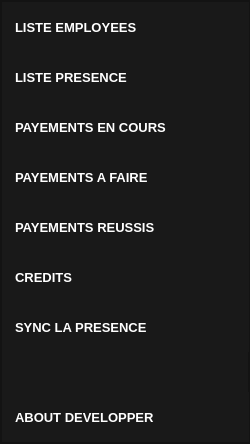
           <widget class="QFrame" name="SideBar_Frame">
            <property name="sizePolicy">
             <sizepolicy hsizetype="Preferred" vsizetype="Preferred">
              <horstretch>0</horstretch>
              <verstretch>0</verstretch>
             </sizepolicy>
            </property>
            <property name="minimumSize">
             <size>
              <width>250</width>
              <height>0</height>
             </size>
            </property>
            <property name="maximumSize">
             <size>
              <width>250</width>
              <height>16777215</height>
             </size>
            </property>
            <property name="styleSheet">
             <string notr="true">.QFrame{
background:rgb(25, 25, 25);
}</string>
            </property>
            <property name="frameShape">
             <enum>QFrame::StyledPanel</enum>
            </property>
            <property name="frameShadow">
             <enum>QFrame::Raised</enum>
            </property>
            <layout class="QVBoxLayout" name="verticalLayout_3" stretch="0">
             <property name="spacing">
              <number>0</number>
             </property>
             <property name="leftMargin">
              <number>0</number>
             </property>
             <property name="topMargin">
              <number>0</number>
             </property>
             <property name="rightMargin">
              <number>0</number>
             </property>
             <property name="bottomMargin">
              <number>0</number>
             </property>
             <item>
              <widget class="QFrame" name="SideBar_Frame_Buttons">
               <property name="sizePolicy">
                <sizepolicy hsizetype="Preferred" vsizetype="Preferred">
                 <horstretch>0</horstretch>
                 <verstretch>0</verstretch>
                </sizepolicy>
               </property>
               <property name="styleSheet">
                <string notr="true"/>
               </property>
               <property name="frameShape">
                <enum>QFrame::StyledPanel</enum>
               </property>
               <property name="frameShadow">
                <enum>QFrame::Raised</enum>
               </property>
               <property name="lineWidth">
                <number>1</number>
               </property>
               <layout class="QVBoxLayout" name="verticalLayout_5" stretch="0,0,0,0,0,0,0,0,0">
                <property name="spacing">
                 <number>0</number>
                </property>
                <property name="leftMargin">
                 <number>0</number>
                </property>
                <property name="topMargin">
                 <number>0</number>
                </property>
                <property name="rightMargin">
                 <number>0</number>
                </property>
                <property name="bottomMargin">
                 <number>0</number>
                </property>
                <item>
                 <widget class="QPushButton" name="liste_employee_btn">
                  <property name="sizePolicy">
                   <sizepolicy hsizetype="Preferred" vsizetype="Preferred">
                    <horstretch>0</horstretch>
                    <verstretch>0</verstretch>
                   </sizepolicy>
                  </property>
                  <property name="minimumSize">
                   <size>
                    <width>250</width>
                    <height>50</height>
                   </size>
                  </property>
                  <property name="maximumSize">
                   <size>
                    <width>250</width>
                    <height>50</height>
                   </size>
                  </property>
                  <property name="sizeIncrement">
                   <size>
                    <width>0</width>
                    <height>0</height>
                   </size>
                  </property>
                  <property name="palette">
                   <palette>
                    <active>
                     <colorrole role="WindowText">
                      <brush brushstyle="SolidPattern">
                       <color alpha="255">
                        <red>255</red>
                        <green>255</green>
                        <blue>255</blue>
                       </color>
                      </brush>
                     </colorrole>
                     <colorrole role="Button">
                      <brush brushstyle="SolidPattern">
                       <color alpha="255">
                        <red>25</red>
                        <green>25</green>
                        <blue>25</blue>
                       </color>
                      </brush>
                     </colorrole>
                     <colorrole role="Text">
                      <brush brushstyle="SolidPattern">
                       <color alpha="255">
                        <red>255</red>
                        <green>255</green>
                        <blue>255</blue>
                       </color>
                      </brush>
                     </colorrole>
                     <colorrole role="ButtonText">
                      <brush brushstyle="SolidPattern">
                       <color alpha="255">
                        <red>255</red>
                        <green>255</green>
                        <blue>255</blue>
                       </color>
                      </brush>
                     </colorrole>
                     <colorrole role="Base">
                      <brush brushstyle="SolidPattern">
                       <color alpha="255">
                        <red>25</red>
                        <green>25</green>
                        <blue>25</blue>
                       </color>
                      </brush>
                     </colorrole>
                     <colorrole role="Window">
                      <brush brushstyle="SolidPattern">
                       <color alpha="255">
                        <red>25</red>
                        <green>25</green>
                        <blue>25</blue>
                       </color>
                      </brush>
                     </colorrole>
                     <colorrole role="PlaceholderText">
                      <brush brushstyle="NoBrush">
                       <color alpha="128">
                        <red>255</red>
                        <green>255</green>
                        <blue>255</blue>
                       </color>
                      </brush>
                     </colorrole>
                    </active>
                    <inactive>
                     <colorrole role="WindowText">
                      <brush brushstyle="SolidPattern">
                       <color alpha="255">
                        <red>255</red>
                        <green>255</green>
                        <blue>255</blue>
                       </color>
                      </brush>
                     </colorrole>
                     <colorrole role="Button">
                      <brush brushstyle="SolidPattern">
                       <color alpha="255">
                        <red>25</red>
                        <green>25</green>
                        <blue>25</blue>
                       </color>
                      </brush>
                     </colorrole>
                     <colorrole role="Text">
                      <brush brushstyle="SolidPattern">
                       <color alpha="255">
                        <red>255</red>
                        <green>255</green>
                        <blue>255</blue>
                       </color>
                      </brush>
                     </colorrole>
                     <colorrole role="ButtonText">
                      <brush brushstyle="SolidPattern">
                       <color alpha="255">
                        <red>255</red>
                        <green>255</green>
                        <blue>255</blue>
                       </color>
                      </brush>
                     </colorrole>
                     <colorrole role="Base">
                      <brush brushstyle="SolidPattern">
                       <color alpha="255">
                        <red>25</red>
                        <green>25</green>
                        <blue>25</blue>
                       </color>
                      </brush>
                     </colorrole>
                     <colorrole role="Window">
                      <brush brushstyle="SolidPattern">
                       <color alpha="255">
                        <red>25</red>
                        <green>25</green>
                        <blue>25</blue>
                       </color>
                      </brush>
                     </colorrole>
                     <colorrole role="PlaceholderText">
                      <brush brushstyle="NoBrush">
                       <color alpha="128">
                        <red>255</red>
                        <green>255</green>
                        <blue>255</blue>
                       </color>
                      </brush>
                     </colorrole>
                    </inactive>
                    <disabled>
                     <colorrole role="WindowText">
                      <brush brushstyle="SolidPattern">
                       <color alpha="255">
                        <red>255</red>
                        <green>255</green>
                        <blue>255</blue>
                       </color>
                      </brush>
                     </colorrole>
                     <colorrole role="Button">
                      <brush brushstyle="SolidPattern">
                       <color alpha="255">
                        <red>25</red>
                        <green>25</green>
                        <blue>25</blue>
                       </color>
                      </brush>
                     </colorrole>
                     <colorrole role="Text">
                      <brush brushstyle="SolidPattern">
                       <color alpha="255">
                        <red>255</red>
                        <green>255</green>
                        <blue>255</blue>
                       </color>
                      </brush>
                     </colorrole>
                     <colorrole role="ButtonText">
                      <brush brushstyle="SolidPattern">
                       <color alpha="255">
                        <red>255</red>
                        <green>255</green>
                        <blue>255</blue>
                       </color>
                      </brush>
                     </colorrole>
                     <colorrole role="Base">
                      <brush brushstyle="SolidPattern">
                       <color alpha="255">
                        <red>25</red>
                        <green>25</green>
                        <blue>25</blue>
                       </color>
                      </brush>
                     </colorrole>
                     <colorrole role="Window">
                      <brush brushstyle="SolidPattern">
                       <color alpha="255">
                        <red>25</red>
                        <green>25</green>
                        <blue>25</blue>
                       </color>
                      </brush>
                     </colorrole>
                     <colorrole role="PlaceholderText">
                      <brush brushstyle="NoBrush">
                       <color alpha="128">
                        <red>255</red>
                        <green>255</green>
                        <blue>255</blue>
                       </color>
                      </brush>
                     </colorrole>
                    </disabled>
                   </palette>
                  </property>
                  <property name="font">
                   <font>
                    <pointsize>10</pointsize>
                    <weight>75</weight>
                    <bold>true</bold>
                    <stylestrategy>PreferDefault</stylestrategy>
                   </font>
                  </property>
                  <property name="mouseTracking">
                   <bool>false</bool>
                  </property>
                  <property name="autoFillBackground">
                   <bool>false</bool>
                  </property>
                  <property name="styleSheet">
                   <string notr="true">QPushButton {
	background-color: rgb(25, 25, 25);
	color: rgb(255, 255, 255);
	border: none;
	border-left: 3px solid rgb(25, 25, 25);
	text-align: left;
	padding-left: 10px;
}

QPushButton::hover {
	color:rgb(255, 234, 8);
	border-left: 3px solid rgb(255, 234, 8);
	background-color: rgb(18, 18, 18);
}

QPushButton::pressed {
	color:rgb(0,0,0);
	border-left: 3px solid rgb(255, 234, 8);
	background-color:  rgb(255, 234, 8);
}

</string>
                  </property>
                  <property name="text">
                   <string>LISTE EMPLOYEES</string>
                  </property>
                  <property name="icon">
                   <iconset>
                    <normaloff>../assets/employee.png</normaloff>../assets/employee.png</iconset>
                  </property>
                  <property name="iconSize">
                   <size>
                    <width>30</width>
                    <height>30</height>
                   </size>
                  </property>
                  <property name="autoDefault">
                   <bool>false</bool>
                  </property>
                 </widget>
                </item>
                <item>
                 <widget class="QPushButton" name="liste_presence_btn">
                  <property name="sizePolicy">
                   <sizepolicy hsizetype="Preferred" vsizetype="Preferred">
                    <horstretch>0</horstretch>
                    <verstretch>0</verstretch>
                   </sizepolicy>
                  </property>
                  <property name="minimumSize">
                   <size>
                    <width>250</width>
                    <height>50</height>
                   </size>
                  </property>
                  <property name="maximumSize">
                   <size>
                    <width>250</width>
                    <height>50</height>
                   </size>
                  </property>
                  <property name="font">
                   <font>
                    <pointsize>10</pointsize>
                    <weight>75</weight>
                    <bold>true</bold>
                   </font>
                  </property>
                  <property name="styleSheet">
                   <string notr="true">QPushButton {
	background-color: rgb(25, 25, 25);
	color: rgb(255, 255, 255);
	border: none;
	border-left: 3px solid rgb(25, 25, 25);
	text-align: left;
	padding-left: 10px;
}

QPushButton::hover {
	color:rgb(255, 234, 8);
	border-left: 3px solid rgb(255, 234, 8);
	background-color: rgb(18, 18, 18);
}

QPushButton::pressed {
	color:rgb(0,0,0);
	border-left: 3px solid rgb(255, 234, 8);
	background-color:  rgb(255, 234, 8);
}

</string>
                  </property>
                  <property name="text">
                   <string>LISTE PRESENCE</string>
                  </property>
                  <property name="icon">
                   <iconset>
                    <normaloff>../assets/schedule.png</normaloff>../assets/schedule.png</iconset>
                  </property>
                  <property name="iconSize">
                   <size>
                    <width>30</width>
                    <height>30</height>
                   </size>
                  </property>
                 </widget>
                </item>
                <item>
                 <widget class="QPushButton" name="payements_en_cours_btn">
                  <property name="sizePolicy">
                   <sizepolicy hsizetype="Preferred" vsizetype="Preferred">
                    <horstretch>0</horstretch>
                    <verstretch>0</verstretch>
                   </sizepolicy>
                  </property>
                  <property name="minimumSize">
                   <size>
                    <width>250</width>
                    <height>50</height>
                   </size>
                  </property>
                  <property name="maximumSize">
                   <size>
                    <width>250</width>
                    <height>50</height>
                   </size>
                  </property>
                  <property name="font">
                   <font>
                    <pointsize>10</pointsize>
                    <weight>75</weight>
                    <bold>true</bold>
                   </font>
                  </property>
                  <property name="styleSheet">
                   <string notr="true">QPushButton {
	background-color: rgb(25, 25, 25);
	color: rgb(255, 255, 255);
	border: none;
	border-left: 3px solid rgb(25, 25, 25);
	text-align: left;
	padding-left: 10px;
}

QPushButton::hover {
	color:rgb(255, 234, 8);
	border-left: 3px solid rgb(255, 234, 8);
	background-color: rgb(18, 18, 18);
}

QPushButton::pressed {
	color:rgb(0,0,0);
	border-left: 3px solid rgb(255, 234, 8);
	background-color:  rgb(255, 234, 8);
}

</string>
                  </property>
                  <property name="text">
                   <string>PAYEMENTS EN COURS</string>
                  </property>
                  <property name="icon">
                   <iconset>
                    <normaloff>../assets/time-is-money.png</normaloff>../assets/time-is-money.png</iconset>
                  </property>
                  <property name="iconSize">
                   <size>
                    <width>30</width>
                    <height>30</height>
                   </size>
                  </property>
                 </widget>
                </item>
                <item>
                 <widget class="QPushButton" name="payements_a_faire_btn">
                  <property name="sizePolicy">
                   <sizepolicy hsizetype="Preferred" vsizetype="Preferred">
                    <horstretch>0</horstretch>
                    <verstretch>0</verstretch>
                   </sizepolicy>
                  </property>
                  <property name="minimumSize">
                   <size>
                    <width>250</width>
                    <height>50</height>
                   </size>
                  </property>
                  <property name="maximumSize">
                   <size>
                    <width>250</width>
                    <height>50</height>
                   </size>
                  </property>
                  <property name="font">
                   <font>
                    <pointsize>10</pointsize>
                    <weight>75</weight>
                    <bold>true</bold>
                   </font>
                  </property>
                  <property name="styleSheet">
                   <string notr="true">QPushButton {
	background-color: rgb(25, 25, 25);
	color: rgb(255, 255, 255);
	border: none;
	border-left: 3px solid rgb(25, 25, 25);
	text-align: left;
	padding-left: 10px;
}

QPushButton::hover {
	color:rgb(255, 234, 8);
	border-left: 3px solid rgb(255, 234, 8);
	background-color: rgb(18, 18, 18);
}

QPushButton::pressed {
	color:rgb(0,0,0);
	border-left: 3px solid rgb(255, 234, 8);
	background-color:  rgb(255, 234, 8);
}

</string>
                  </property>
                  <property name="text">
                   <string>PAYEMENTS A FAIRE</string>
                  </property>
                  <property name="icon">
                   <iconset>
                    <normaloff>../assets/cash-payment.png</normaloff>../assets/cash-payment.png</iconset>
                  </property>
                  <property name="iconSize">
                   <size>
                    <width>30</width>
                    <height>30</height>
                   </size>
                  </property>
                 </widget>
                </item>
                <item>
                 <widget class="QPushButton" name="payements_reussis_btn">
                  <property name="sizePolicy">
                   <sizepolicy hsizetype="Preferred" vsizetype="Preferred">
                    <horstretch>0</horstretch>
                    <verstretch>0</verstretch>
                   </sizepolicy>
                  </property>
                  <property name="minimumSize">
                   <size>
                    <width>250</width>
                    <height>50</height>
                   </size>
                  </property>
                  <property name="maximumSize">
                   <size>
                    <width>250</width>
                    <height>50</height>
                   </size>
                  </property>
                  <property name="font">
                   <font>
                    <pointsize>10</pointsize>
                    <weight>75</weight>
                    <bold>true</bold>
                   </font>
                  </property>
                  <property name="styleSheet">
                   <string notr="true">QPushButton {
	background-color: rgb(25, 25, 25);
	color: rgb(255, 255, 255);
	border: none;
	border-left: 3px solid rgb(25, 25, 25);
	text-align: left;
	padding-left: 10px;
}

QPushButton::hover {
	color:rgb(255, 234, 8);
	border-left: 3px solid rgb(255, 234, 8);
	background-color: rgb(18, 18, 18);
}

QPushButton::pressed {
	color:rgb(0,0,0);
	border-left: 3px solid rgb(255, 234, 8);
	background-color:  rgb(255, 234, 8);
}

</string>
                  </property>
                  <property name="text">
                   <string>PAYEMENTS REUSSIS</string>
                  </property>
                  <property name="icon">
                   <iconset>
                    <normaloff>../assets/business.png</normaloff>../assets/business.png</iconset>
                  </property>
                  <property name="iconSize">
                   <size>
                    <width>30</width>
                    <height>30</height>
                   </size>
                  </property>
                 </widget>
                </item>
                <item>
                 <widget class="QPushButton" name="credits_btn">
                  <property name="minimumSize">
                   <size>
                    <width>250</width>
                    <height>50</height>
                   </size>
                  </property>
                  <property name="maximumSize">
                   <size>
                    <width>250</width>
                    <height>50</height>
                   </size>
                  </property>
                  <property name="font">
                   <font>
                    <pointsize>10</pointsize>
                    <weight>75</weight>
                    <bold>true</bold>
                   </font>
                  </property>
                  <property name="styleSheet">
                   <string notr="true">QPushButton {
	background-color: rgb(25, 25, 25);
	color: rgb(255, 255, 255);
	border: none;
	border-left: 3px solid rgb(25, 25, 25);
	text-align: left;
	padding-left: 10px;
}

QPushButton::hover {
	color:rgb(255, 234, 8);
	border-left: 3px solid rgb(255, 234, 8);
	background-color: rgb(18, 18, 18);
}

QPushButton::pressed {
	color:rgb(0,0,0);
	border-left: 3px solid rgb(255, 234, 8);
	background-color:  rgb(255, 234, 8);
}

</string>
                  </property>
                  <property name="text">
                   <string>CREDITS </string>
                  </property>
                  <property name="icon">
                   <iconset>
                    <normaloff>../assets/cashback.png</normaloff>../assets/cashback.png</iconset>
                  </property>
                  <property name="iconSize">
                   <size>
                    <width>30</width>
                    <height>30</height>
                   </size>
                  </property>
                 </widget>
                </item>
                <item>
                 <widget class="QPushButton" name="sync_date_btn">
                  <property name="minimumSize">
                   <size>
                    <width>250</width>
                    <height>50</height>
                   </size>
                  </property>
                  <property name="maximumSize">
                   <size>
                    <width>250</width>
                    <height>50</height>
                   </size>
                  </property>
                  <property name="font">
                   <font>
                    <pointsize>10</pointsize>
                    <weight>75</weight>
                    <bold>true</bold>
                   </font>
                  </property>
                  <property name="styleSheet">
                   <string notr="true">QPushButton {
	background-color: rgb(25, 25, 25);
	color: rgb(255, 255, 255);
	border: none;
	border-left: 3px solid rgb(25, 25, 25);
	text-align: left;
	padding-left: 10px;
}

QPushButton::hover {
	color:rgb(255, 234, 8);
	border-left: 3px solid rgb(255, 234, 8);
	background-color: rgb(18, 18, 18);
}

QPushButton::pressed {
	color:rgb(0,0,0);
	border-left: 3px solid rgb(255, 234, 8);
	background-color:  rgb(255, 234, 8);
}

</string>
                  </property>
                  <property name="text">
                   <string>SYNC LA PRESENCE</string>
                  </property>
                  <property name="icon">
                   <iconset>
                    <normaloff>../assets/sync.png</normaloff>../assets/sync.png</iconset>
                  </property>
                  <property name="iconSize">
                   <size>
                    <width>30</width>
                    <height>30</height>
                   </size>
                  </property>
                 </widget>
                </item>
                <item>
                 <spacer name="verticalSpacer">
                  <property name="orientation">
                   <enum>Qt::Vertical</enum>
                  </property>
                  <property name="sizeHint" stdset="0">
                   <size>
                    <width>20</width>
                    <height>40</height>
                   </size>
                  </property>
                 </spacer>
                </item>
                <item>
                 <widget class="QPushButton" name="contact_btn">
                  <property name="minimumSize">
                   <size>
                    <width>250</width>
                    <height>50</height>
                   </size>
                  </property>
                  <property name="maximumSize">
                   <size>
                    <width>250</width>
                    <height>50</height>
                   </size>
                  </property>
                  <property name="font">
                   <font>
                    <family>MS Shell Dlg 2</family>
                    <pointsize>10</pointsize>
                    <weight>75</weight>
                    <bold>true</bold>
                   </font>
                  </property>
                  <property name="styleSheet">
                   <string notr="true">QPushButton {
	background-color: rgb(25, 25, 25);
	color: rgb(255, 255, 255);
	border: none;
	border-left: 3px solid rgb(25, 25, 25);
	text-align: left;
	padding-left: 10px;
}

QPushButton::hover {
	color:rgb(255, 234, 8);
	border-left: 3px solid rgb(255, 234, 8);
	background-color: rgb(18, 18, 18);
}

QPushButton::pressed {
	background-color: rgb(0, 0, 0);
}

</string>
                  </property>
                  <property name="text">
                   <string>ABOUT DEVELOPPER</string>
                  </property>
                  <property name="icon">
                   <iconset>
                    <normaloff>../assets/information.png</normaloff>../assets/information.png</iconset>
                  </property>
                  <property name="iconSize">
                   <size>
                    <width>30</width>
                    <height>30</height>
                   </size>
                  </property>
                 </widget>
                </item>
               </layout>
              </widget>
             </item>
            </layout>
           </widget>
